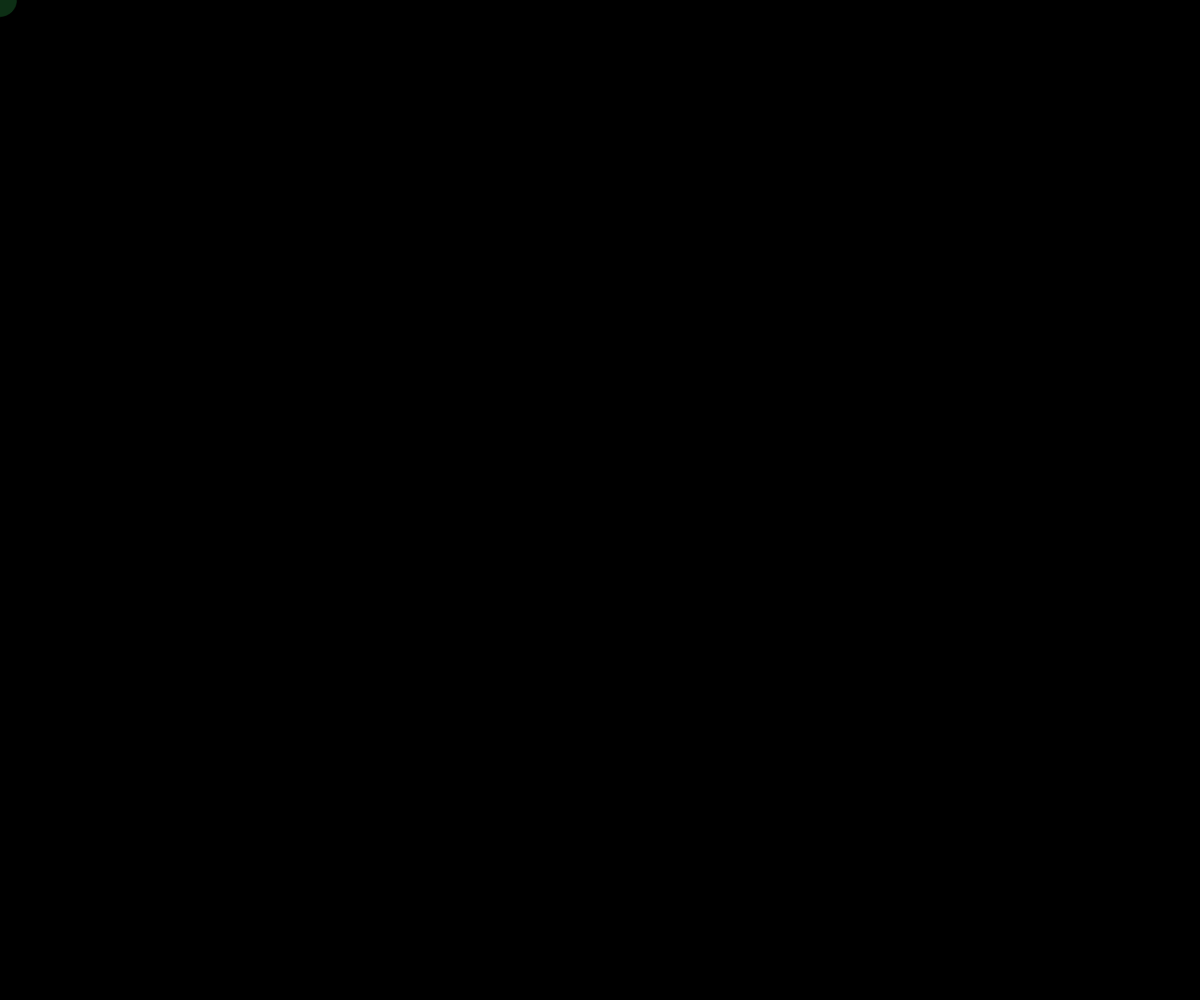
Frame 1 (no input)
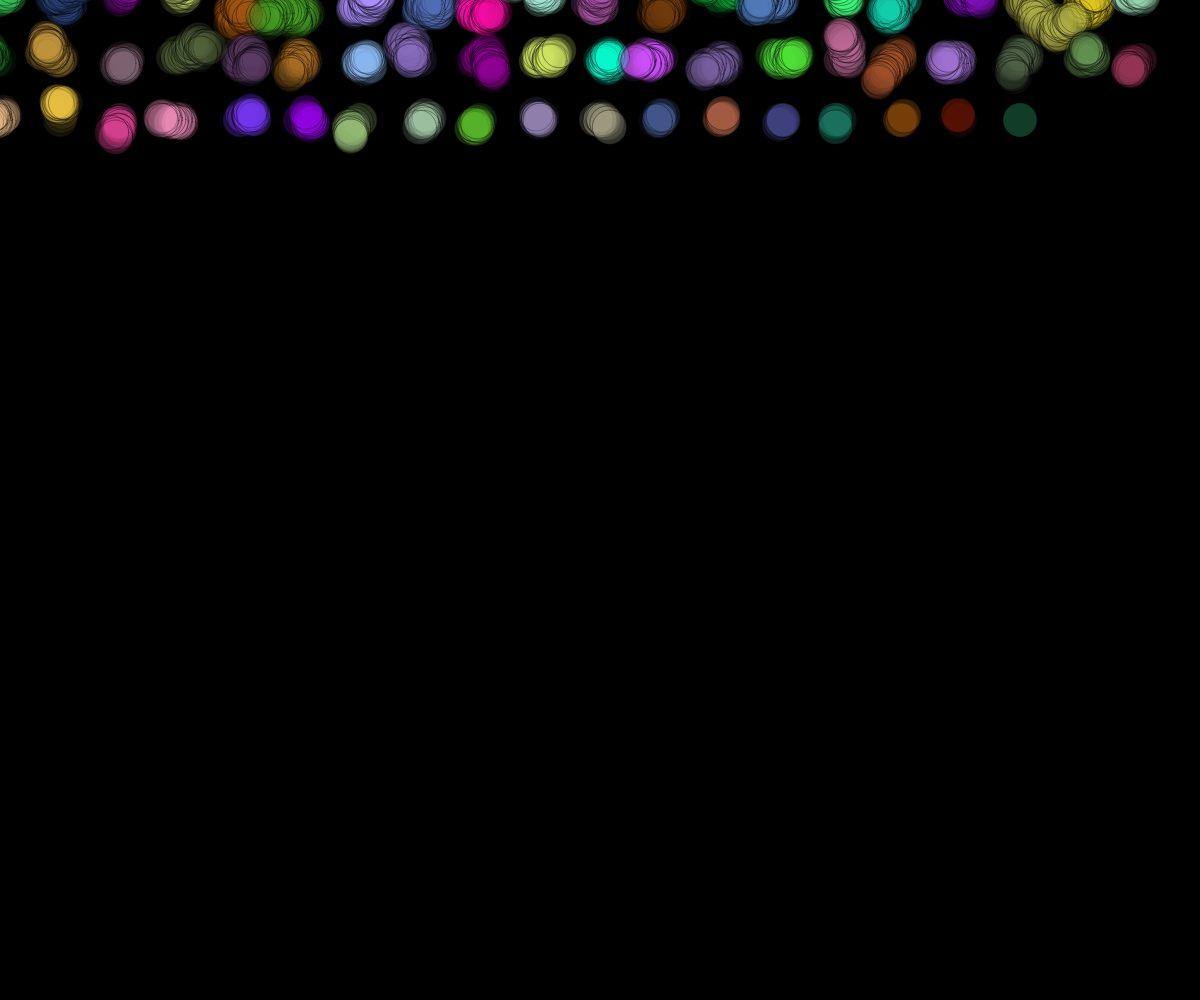
Frame 60 (no input)
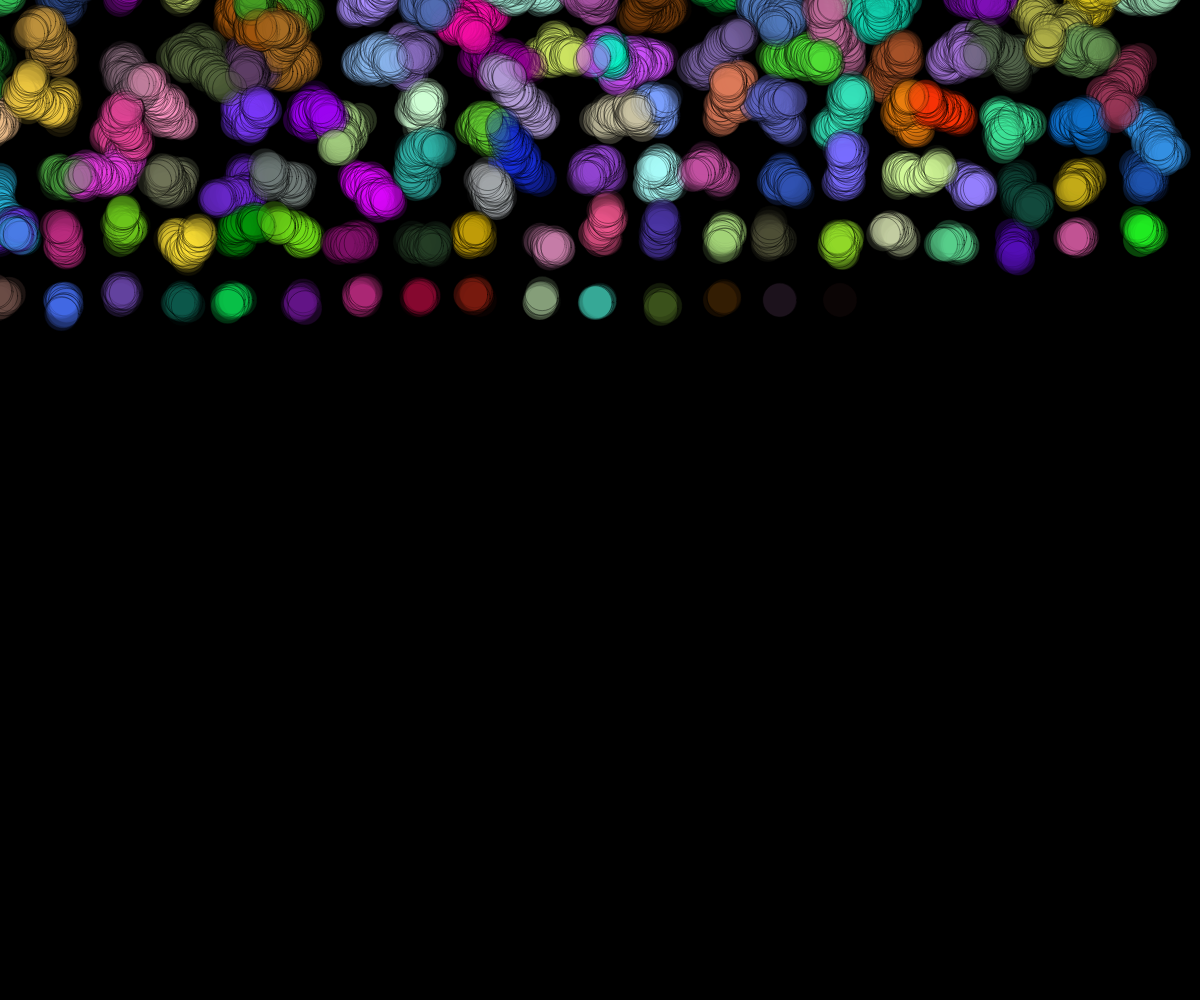
Frame 120 (the mouse pressed at the canvas centre since frame 60)

The p5.js sketch that drew these frames (run headless with seeded random() and noise() and a simulated clock; from frame 60 on, the mouse is pressed at the canvas centre):

// p5.js sketch
// ── sketch.js
let bubbleInstance = []
var r
var b
var x = 0
var y = 0

function setup() {
  createCanvas(windowWidth, windowHeight);
  background(0);
  r = random(20, 40)
}

function draw() {
  
  if (x < width) {
    b = new Bubbles(x, y, r)
    bubbleInstance.push(b)
    x += 60
  } else {
    x = 0
    y += 60
  }

  for (var i = 0; i < bubbleInstance.length ; i++) {
    bubbleInstance[i].display()
    bubbleInstance[i].move()
  }
}

class Bubbles {
  constructor(x,y,r){
  this.x = x
  this.y = y
  this.r = random(255)
  this.g = random(255)
  this.b = random(255)
  }

  display() {
    strokeWeight(0.4)
    fill(this.r,this.g,this.b,random(10,75))
    circle(this.x,this.y,r)
  }

  move() {
    if (frameCount < 960) {
    this.x += random(-5,5)
    this.y += random(-5,5)
    }
  }

  
  
}
